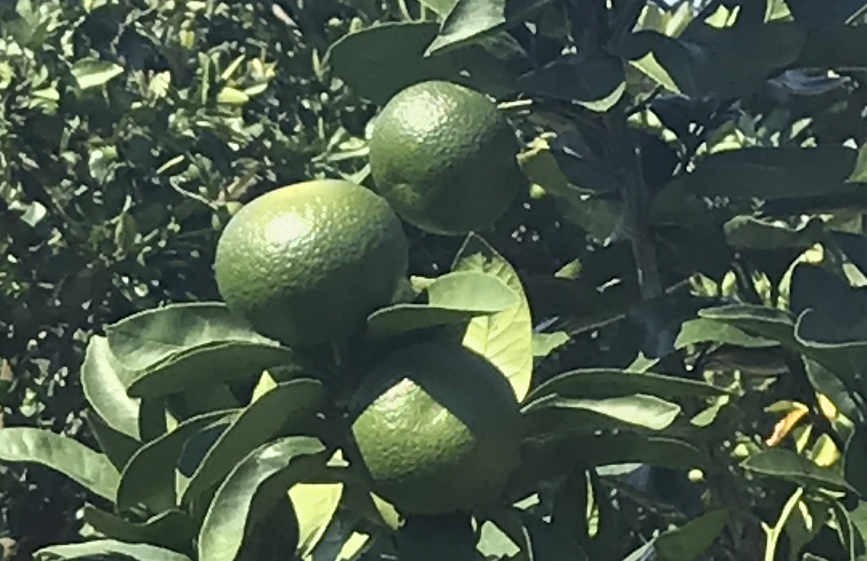
%> input picture test_im.jpg, 867 x 561 px
$ octave test_segmentaion.m   (GNU Octave 9; MATLAB toolbox functions it lacks are replaced by stand-ins)
%> lines starting %> are read from the running program, lines starting %| are printed output that depends on the picture; in (x1, y1, x2, y2) boxes, pixels count from 0 and x2, y2 are one past the last pixel; in counts of white or black regions, pixels touching at a corner belong together; the program's own positions count from 1
### bfilter2.m
%简单地说:
%A为给定图像，归一化到[0,1]的矩阵
%W为双边滤波器（核）的边长/2
%定义域方差σd记为SIGMA(1),值域方差σr记为SIGMA(2)

%%%%%%%%%%%%%%%%%%%%%%%%%%%%%%%%%%%%%%%%%%%%%%%%%%%%%%%%%%%%%
% Pre-process input and select appropriate filter.
function B = bfilter2(A,w,sigma)

% Verify that the input image exists and is valid.
if ~exist('A','var') || isempty(A)
   error('Input image A is undefined or invalid.');
end
if ~isfloat(A) || ~sum([1,3] == size(A,3)) || ...
      min(A(:)) < 0 || max(A(:)) > 1
   error(['Input image A must be a double precision ',...
          'matrix of size NxMx1 or NxMx3 on the closed ',...
          'interval [0,1].']);
end

% Verify bilateral filter window size.
if ~exist('w','var') || isempty(w) || ...
      numel(w) ~= 1 || w < 1
   w = 5;
end
w = ceil(w);

% Verify bilateral filter standard deviations.
if ~exist('sigma','var') || isempty(sigma) || ...
      numel(sigma) ~= 2 || sigma(1) <= 0 || sigma(2) <= 0
   sigma = [3 0.1];
end

% Apply either grayscale or color bilateral filtering.
if size(A,3) == 1
   B = bfltGray(A,w,sigma(1),sigma(2));
else
   B = bfltColor(A,w,sigma(1),sigma(2));
end


%%%%%%%%%%%%%%%%%%%%%%%%%%%%%%%%%%%%%%%%%%%%%%%%%%%%%%%%%%%%%
% Implements bilateral filtering for grayscale images.
function B = bfltGray(A,w,sigma_d,sigma_r)

% Pre-compute Gaussian distance weights.
[X,Y] = meshgrid(-w:w,-w:w);
%创建核距离矩阵，e.g.
%  [x,y]=meshgrid(-1:1,-1:1)
%
% x =
%
%     -1     0     1
%     -1     0     1
%     -1     0     1
%
%
% y =
%
%     -1    -1    -1
%      0     0     0
%      1     1     1
%计算定义域核
G = exp(-(X.^2+Y.^2)/(2*sigma_d^2));

% Create waitbar.
h = waitbar(0,'Applying bilateral filter...');
set(h,'Name','Bilateral Filter Progress');

% Apply bilateral filter.
%计算值域核H 并与定义域核G 乘积得到双边权重函数F
dim = size(A);
B = zeros(dim);
for i = 1:dim(1)
   for j = 1:dim(2)

         % Extract local region.
         iMin = max(i-w,1);
         iMax = min(i+w,dim(1));
         jMin = max(j-w,1);
         jMax = min(j+w,dim(2));
         %定义当前核所作用的区域为(iMin:iMax,jMin:jMax)
         I = A(iMin:iMax,jMin:jMax);%提取该区域的源图像值赋给I

         % Compute Gaussian intensity weights.
         H = exp(-(I-A(i,j)).^2/(2*sigma_r^2));

         % Calculate bilateral filter response.
         F = H.*G((iMin:iMax)-i+w+1,(jMin:jMax)-j+w+1);
         B(i,j) = sum(F(:).*I(:))/sum(F(:));

   end
   waitbar(i/dim(1));
end

% Close waitbar.
close(h);


%%%%%%%%%%%%%%%%%%%%%%%%%%%%%%%%%%%%%%%%%%%%%%%%%%%%%%%%%%%%%
% Implements bilateral filter for color images.
% [59 lines left out: function bfltColor, not called in this run]

### bi_process.m
function [ bw,num,S ] = bi_process( im, threshold )

%the input im must be a gray-scale image
%the threshold ranges 0-255

j = im2bw(im,threshold/255);
se = strel('square',5);
j = imdilate(j,se);
j = imerode(j,se);
L = bwlabel(j);
S = regionprops(L, 'all');
bw = ismember(L, find([S.Area]>=20 ));
S = regionprops(bw, 'all');
[bw,num] = bwlabel(bw);


end

### PixelList2im.m
function [ output ] = PixelList2im( im, PixelList, number )

output = im;
for i = 1:size(PixelList,1)
    x = PixelList(i,2);
    y = PixelList(i,1);
    output(x,y) = number;
end


end

### ridgeList.m
function [ output_args ] = ridgeList( m,c1,c2,dist )

  dist_1 = bw_dist(c1,m);
  dist_2 = bw_dist(c2,m);

 output_args =[];
  for i =1:size(m,1)
      if abs(dist_1(i,3)-dist_2(i,3))<dist
          output_args = [output_args;m(i,:)];
      end
  end

end

### fruit_set2/18/bw_dist.m
function [ output_args ] = bw_dist( foreground, background )
output_args = [background,zeros(size(background,1),1)];
for i = 1:size(background,1)

    pixel = background(i,:);
    a = foreground-pixel(ones(size(foreground,1),1),:);
    dist_min = sqrt(min(sum(a.^2,2)));
    output_args(i,3) = dist_min;

end

end

### test_segmentaion.m
J=imread('test_im.jpg');
%> J is the input picture: size 561x867x3 uint8; mean R, G, B 74.7, 89.4, 73.1
I = rgb2gray(J);
imsize = 400*300;
imsize_real = size(I,1)*size(I,2);
%> imsize_real = 486387
alpha = sqrt(imsize_real/imsize);
%> alpha = 2.01
I = imresize(I,[size(I,1)/alpha,size(I,2)/alpha]);
%> I: size 279x431 uint8
%to enhance the edge in order to seperate different obj

I=double(I)/255;
%> I: size 279x431 double

%bilateral filter
w = 3;       % bilateral filter half-width
sigma = [10 1]; % bilateral filter standard deviations

% I = edge_enhance(I);
 Is=bfilter2(I,w,sigma);
%> after the loop in bfltGray, `for i = 1:dim(1)`:
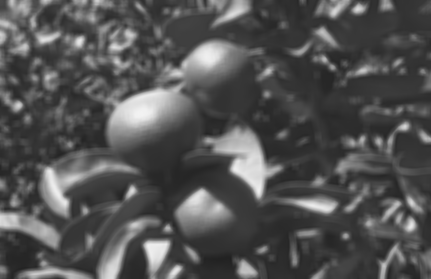
%> B: size 279x431 double; min 0.129, max 0.95, mean 0.325
 imshow(Is);
% [17 lines of commented-out code are left out]
[bw,num,S] = bi_process(Is,125);
%> in bi_process, `j = im2bw(im,threshold/255);`:
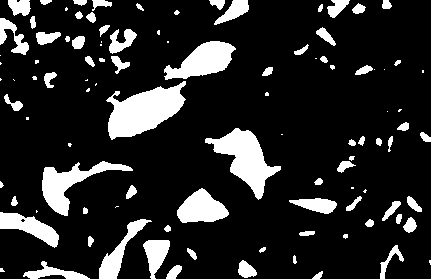
%> j: size 279x431 logical; 15.6% white; 103 white regions (32 under 20 px), largest, box (x1, y1, x2, y2) and area: (106, 81, 186, 140) 2663, (205, 128, 281, 200) 2169, (42, 161, 133, 216) 1576
%> in bi_process, `j = imdilate(j,se);`: j: size 279x431 logical; 26% white; 79 white regions (1 under 20 px), largest, box (x1, y1, x2, y2) and area: (104, 39, 238, 142) 5391, (203, 126, 283, 202) 2815, (40, 159, 135, 218) 2270
%> in bi_process, `j = imerode(j,se);`: j: size 279x431 logical; 16% white; 89 white regions (29 under 20 px)
%> in bi_process, `L = bwlabel(j);`:
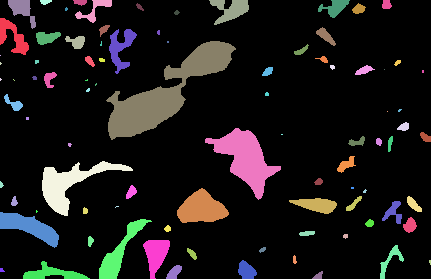
%> L: size 279x431 double; 90 distinct labels, from 0 to 89; one colour per label, 0 black
%> in bi_process, `S = regionprops(L, 'all');`: S = 89 regions; largest, box (x1, y1, x2, y2), Area, Centroid, MajorAxisLength, MinorAxisLength and Eccentricity: (106, 41, 236, 140) 4263 [166.2 93] 169.6 42.52 0.968, (205, 128, 281, 200) 2179 [246.2 159.3] 77.58 41.81 0.842, (42, 161, 133, 216) 1582 [70.2 183.8] 94.2 42.19 0.894
%> in bi_process, `bw = ismember(L, find([S.Area]>=20 ));`: bw: size 279x431 logical; 15.8% white; 60 white regions
%> in bi_process, `S = regionprops(bw, 'all');`: S = 60 regions; largest, box (x1, y1, x2, y2), Area, Centroid, MajorAxisLength, MinorAxisLength and Eccentricity: (106, 41, 236, 140) 4263 [166.2 93] 169.6 42.52 0.968, (205, 128, 281, 200) 2179 [246.2 159.3] 77.58 41.81 0.842, (42, 161, 133, 216) 1582 [70.2 183.8] 94.2 42.19 0.894
%> in bi_process, `[bw,num] = bwlabel(bw);`: bw: size 279x431 double; 61 distinct labels, from 0 to 60
%> in bi_process, `[bw,num] = bwlabel(bw);`: num = 60
%> num = 60
rgb = label2rgb(bw,'jet',[.5 .5 .5]);
figure
imshow(rgb);


% [11 lines of commented-out code are left out]
[bw2,num2,S2] = bi_process(Is,130);
%> call 2 of bi_process, with threshold = 130
%> in bi_process (call 2), `j = im2bw(im,threshold/255);`: j: size 279x431 logical; 14.4% white; 97 white regions (29 under 20 px), largest, box (x1, y1, x2, y2) and area: (107, 82, 186, 138) 2503, (205, 128, 281, 199) 2102, (42, 162, 132, 216) 1471
%> in bi_process (call 2), `j = imdilate(j,se);`: j: size 279x431 logical; 23.9% white; 75 white regions (2 under 20 px), largest, box (x1, y1, x2, y2) and area: (105, 39, 237, 140) 5085, (203, 126, 283, 201) 2750, (40, 160, 134, 218) 2140
%> in bi_process (call 2), `j = imerode(j,se);`: j: size 279x431 logical; 14.6% white; 84 white regions (24 under 20 px)
%> in bi_process (call 2), `L = bwlabel(j);`:
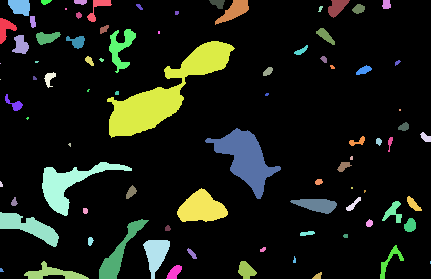
%> L: size 279x431 double; 85 distinct labels, from 0 to 84; one colour per label, 0 black
%> in bi_process (call 2), `S = regionprops(L, 'all');`: S = 84 regions; largest, box (x1, y1, x2, y2), Area, Centroid, MajorAxisLength, MinorAxisLength and Eccentricity: (107, 41, 235, 138) 3960 [166.1 92.9] 168 39.99 0.971, (205, 128, 281, 199) 2118 [246.3 159.4] 76.64 41.06 0.844, (42, 162, 132, 216) 1480 [69.7 184.2] 93.48 41.87 0.894
%> in bi_process (call 2), `bw = ismember(L, find([S.Area]>=20 ));`: bw: size 279x431 logical; 14.5% white; 60 white regions
%> in bi_process (call 2), `S = regionprops(bw, 'all');`: S = 60 regions; largest, box (x1, y1, x2, y2), Area, Centroid, MajorAxisLength, MinorAxisLength and Eccentricity: (107, 41, 235, 138) 3960 [166.1 92.9] 168 39.99 0.971, (205, 128, 281, 199) 2118 [246.3 159.4] 76.64 41.06 0.844, (42, 162, 132, 216) 1480 [69.7 184.2] 93.48 41.87 0.894
%> in bi_process (call 2), `[bw,num] = bwlabel(bw);`:
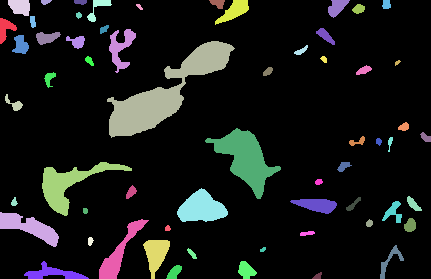
%> bw: size 279x431 double; 61 distinct labels, from 0 to 60; one colour per label, 0 black
%> num2 = 60; S2 has the same summary as S in bi_process
rgb = label2rgb(bw2,'jet',[.5 .5 .5]);
figure
imshow(rgb);

innerID = {};
num1 = num;
%> num1 = 60
 for n = 1:num1
     innerID{length(innerID)+1} = [n];
 end
%> this loop made 60 passes
%> after the loop, innerID = 60 items
  check = ones(num2,1);
  while(sum(check)>0)
        for m = 1:size(bw2,1)
            for n = 1:size(bw2,2)

                numIn2 = bw2(m,n);
                numIn1 = bw(m,n);

                if(numIn2~=0 & numIn1~=0)
                    Nindex = innerID{1,numIn1};
                    if(ismember(numIn2,Nindex(2:end,1))==0)
                        innerID{numIn1} = [innerID{numIn1};numIn2];
                        check(numIn2)=0;
                    end
                end

            end
        end
  end
%> this loop made 1 pass
%> after the loop, Nindex = [52; 52]; check = 60 values from 0 to 0

  for n = 1:size(innerID,2)
      if length(innerID{n})==3
          index = innerID{n};
          % solve the problem of 2 regions mergin into 1
            mother_bw = S(index(1)).PixelList;
            child_1  = S2(index(2)).PixelList;
            child_2  = S2(index(3)).PixelList;
            ridge =ridgeList(mother_bw,child_1,child_2,2);
            bw = PixelList2im(bw,ridge,0);

      elseif length(innerID{n})>3
           index = innerID{n};
           mother_bw = S(index(1)).PixelList;
           child_num = length(index)-1;
           child = {};
           for k = 1:child_num
               child{length(child)+1} = S2(index(k+1)).PixelList;
           end

           for a = 1:child_num-1
               for b = (a+1):child_num
                   child_1 = child{a};
                   child_2 = child{b};
                   ridge =ridgeList(mother_bw,child_1,child_2,2);
                   if_e = false;
                   for e = 1:child_num
                      child_check = child{e};
                      if_e = if_exist(ridge,child_check);
                         if if_e == true
                            break;
                         end
                   end
                   if if_e == false
                    bw = PixelList2im(bw,ridge,0);
                   end
               end
           end

      end
  end
%> this loop made 60 passes
%> index on passes 1, 4, 13, 31: [1; 1; 6], [4; 4; 8], [13; 18; 15], [31; 32; 33]
%> bw: size 279x431 double; min 0, max 60, mean 3.6; mean of the top-left, top-right, bottom-left and bottom-right quarters 3.5, 2.7, 3, 5.2
%> after the loop, child_1 = 94 rows, first 12: [210 1; 211 1; 211 2; 211 3; 212 1; 212 2; 212 3; 212 4; 213 1; 213 2; 213 3; 213 4]; child_2 = 393 rows, first 12: [216 22; 216 23; 216 24; 216 25; 217 21; 217 22; 217 23; 217 24; 218 20; 218 21; 218 22; 218 23]; mother_bw = 530 rows, first 12: [210 1; 211 1; 211 2; 211 3; 211 4; 212 1; 212 2; 212 3; 212 4; 212 5; 213 1; 213 2]

% [21 lines of commented-out code are left out]


[bw,num] = bwlabel(bw);
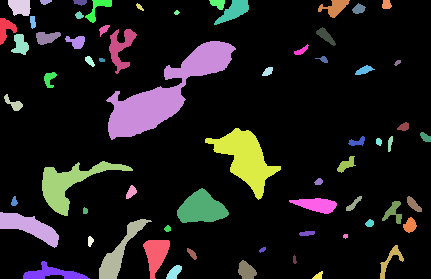
%> bw: size 279x431 double; 65 distinct labels, from 0 to 64; one colour per label, 0 black
%> num = 64
rgb = label2rgb(bw,'jet',[.5 .5 .5]);
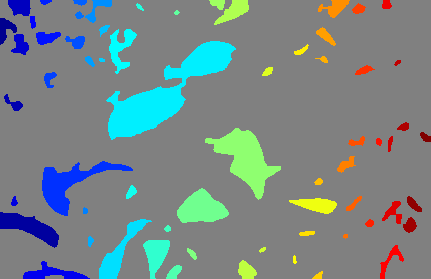
%> rgb: size 279x431x3 uint8; mean R, G, B 118.8, 134.2, 135.1
figure
imshow(rgb);

pause;
% clear;
